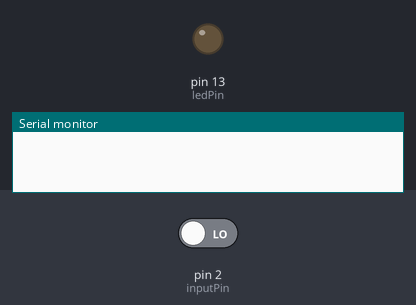
The sketch below on a simulated Arduino Uno, built with avr-gcc and run on an emulated ATmega328P. Shown: output pins drawn as LEDs (lit = HIGH), the last lines printed to the serial monitor. Inputs (shaded band) come from the test bench; at power-on: pin 2 (inputPin) LOW.

Above: at 1.2 s.
1.3 s: pin 2 (inputPin) driven HIGH
At 1.6 s:
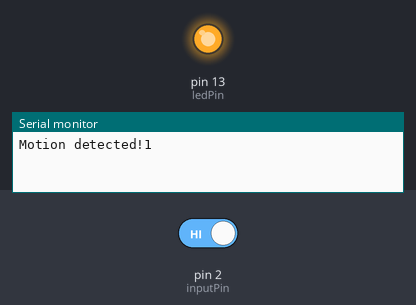
2.8 s: pin 2 (inputPin) driven LOW
At 3.9 s:
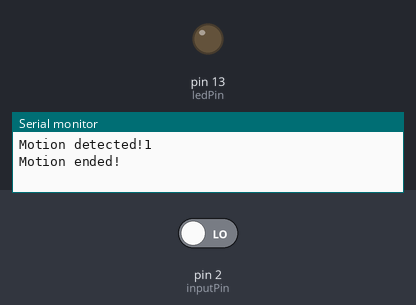
Timing chart, 0 to 5.8 s (numbered marks = the images above; inputs shaded):
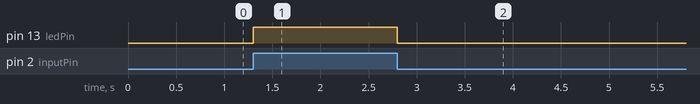

Measured:
- after the input at 1.3 s, pin 13 (ledPin): LOW → HIGH at once
- after the input at 2.8 s, pin 13 (ledPin): HIGH → LOW at once

The sketch:

testPIR-2.ino
```cpp
/*
 * PIR sensor tester
 * 2-test analog in from the PIR sensor
 */

int ledPin = 13;                // choose the pin for the LED
int inputPin = 2;//A0;                // choose the input pin (for PIR sensor)
int pirState = 0; //LOW;             // we start, assuming no motion detected
int val = 0;                    // variable for reading the pin status
int counter = 0;

void setup() {
  pinMode(ledPin, OUTPUT);      // declare LED as output
  pinMode(inputPin, INPUT);     // declare sensor as input

  Serial.begin(9600);
}

void loop(){
  val = digitalRead(inputPin);//analogRead(inputPin);  // read input value

//  if (val != 0){
//    Serial.print("val= ");
//    Serial.println(val);
//   }
//
  if (val == HIGH) {            // check if the input is HIGH
    digitalWrite(ledPin, HIGH);  // turn LED ON
    if (pirState == LOW) {
      // we have just turned on
      counter +=1;
      Serial.print("Motion detected!");
      Serial.println(counter);
      // We only want to print on the output change, not state
      pirState = HIGH;
    }
  } else {
    digitalWrite(ledPin, LOW); // turn LED OFF
    if (pirState == HIGH){
      // we have just turned of
      Serial.println("Motion ended!");
      // We only want to print on the output change, not state
      pirState = LOW;
    }
  }
}
```
